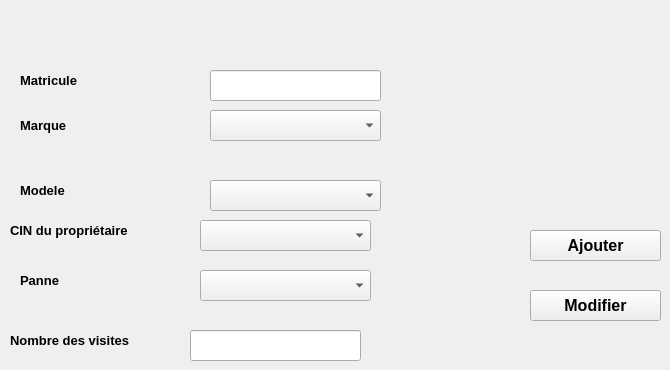
                <widget class="QWidget" name="tab_9">
                 <property name="styleSheet">
                  <string notr="true"/>
                 </property>
                 <attribute name="title">
                  <string>DONNEES</string>
                 </attribute>
                 <widget class="QLineEdit" name="matric">
                  <property name="geometry">
                   <rect>
                    <x>210</x>
                    <y>70</y>
                    <width>171</width>
                    <height>31</height>
                   </rect>
                  </property>
                  <property name="styleSheet">
                   <string notr="true"/>
                  </property>
                  <property name="text">
                   <string/>
                  </property>
                 </widget>
                 <widget class="QLabel" name="label_38">
                  <property name="geometry">
                   <rect>
                    <x>20</x>
                    <y>70</y>
                    <width>91</width>
                    <height>21</height>
                   </rect>
                  </property>
                  <property name="font">
                   <font>
                    <pointsize>10</pointsize>
                    <weight>75</weight>
                    <bold>true</bold>
                   </font>
                  </property>
                  <property name="styleSheet">
                   <string notr="true"/>
                  </property>
                  <property name="text">
                   <string>Matricule</string>
                  </property>
                 </widget>
                 <widget class="QComboBox" name="gadour">
                  <property name="geometry">
                   <rect>
                    <x>210</x>
                    <y>110</y>
                    <width>171</width>
                    <height>31</height>
                   </rect>
                  </property>
                  <property name="styleSheet">
                   <string notr="true"/>
                  </property>
                 </widget>
                 <widget class="QLabel" name="label_39">
                  <property name="geometry">
                   <rect>
                    <x>20</x>
                    <y>110</y>
                    <width>71</width>
                    <height>31</height>
                   </rect>
                  </property>
                  <property name="font">
                   <font>
                    <pointsize>10</pointsize>
                    <weight>75</weight>
                    <bold>true</bold>
                   </font>
                  </property>
                  <property name="text">
                   <string>Marque</string>
                  </property>
                 </widget>
                 <widget class="QComboBox" name="iyadh">
                  <property name="geometry">
                   <rect>
                    <x>210</x>
                    <y>180</y>
                    <width>171</width>
                    <height>31</height>
                   </rect>
                  </property>
                 </widget>
                 <widget class="QLabel" name="label_40">
                  <property name="geometry">
                   <rect>
                    <x>20</x>
                    <y>180</y>
                    <width>111</width>
                    <height>20</height>
                   </rect>
                  </property>
                  <property name="font">
                   <font>
                    <pointsize>10</pointsize>
                    <weight>75</weight>
                    <bold>true</bold>
                   </font>
                  </property>
                  <property name="styleSheet">
                   <string notr="true"/>
                  </property>
                  <property name="text">
                   <string>Modele</string>
                  </property>
                 </widget>
                 <widget class="QComboBox" name="combo">
                  <property name="geometry">
                   <rect>
                    <x>200</x>
                    <y>220</y>
                    <width>171</width>
                    <height>31</height>
                   </rect>
                  </property>
                 </widget>
                 <widget class="QLabel" name="label_41">
                  <property name="geometry">
                   <rect>
                    <x>10</x>
                    <y>220</y>
                    <width>181</width>
                    <height>20</height>
                   </rect>
                  </property>
                  <property name="font">
                   <font>
                    <pointsize>10</pointsize>
                    <weight>75</weight>
                    <bold>true</bold>
                   </font>
                  </property>
                  <property name="styleSheet">
                   <string notr="true"/>
                  </property>
                  <property name="text">
                   <string>CIN du propriétaire</string>
                  </property>
                 </widget>
                 <widget class="QLabel" name="label_42">
                  <property name="geometry">
                   <rect>
                    <x>20</x>
                    <y>270</y>
                    <width>181</width>
                    <height>20</height>
                   </rect>
                  </property>
                  <property name="font">
                   <font>
                    <pointsize>10</pointsize>
                    <weight>75</weight>
                    <bold>true</bold>
                   </font>
                  </property>
                  <property name="styleSheet">
                   <string notr="true"/>
                  </property>
                  <property name="text">
                   <string>Panne</string>
                  </property>
                 </widget>
                 <widget class="QLineEdit" name="nbv">
                  <property name="geometry">
                   <rect>
                    <x>190</x>
                    <y>330</y>
                    <width>171</width>
                    <height>31</height>
                   </rect>
                  </property>
                 </widget>
                 <widget class="QLabel" name="label_43">
                  <property name="geometry">
                   <rect>
                    <x>10</x>
                    <y>330</y>
                    <width>181</width>
                    <height>20</height>
                   </rect>
                  </property>
                  <property name="font">
                   <font>
                    <pointsize>10</pointsize>
                    <weight>75</weight>
                    <bold>true</bold>
                   </font>
                  </property>
                  <property name="styleSheet">
                   <string notr="true"/>
                  </property>
                  <property name="text">
                   <string>Nombre des visites</string>
                  </property>
                 </widget>
                 <widget class="QPushButton" name="pb_modifer">
                  <property name="geometry">
                   <rect>
                    <x>530</x>
                    <y>290</y>
                    <width>131</width>
                    <height>31</height>
                   </rect>
                  </property>
                  <property name="font">
                   <font>
                    <pointsize>12</pointsize>
                    <weight>75</weight>
                    <bold>true</bold>
                   </font>
                  </property>
                  <property name="cursor">
                   <cursorShape>OpenHandCursor</cursorShape>
                  </property>
                  <property name="styleSheet">
                   <string notr="true"/>
                  </property>
                  <property name="text">
                   <string>Modifier</string>
                  </property>
                 </widget>
                 <widget class="QPushButton" name="pb_ajouter_2">
                  <property name="geometry">
                   <rect>
                    <x>530</x>
                    <y>230</y>
                    <width>131</width>
                    <height>31</height>
                   </rect>
                  </property>
                  <property name="font">
                   <font>
                    <pointsize>12</pointsize>
                    <weight>75</weight>
                    <bold>true</bold>
                   </font>
                  </property>
                  <property name="cursor">
                   <cursorShape>OpenHandCursor</cursorShape>
                  </property>
                  <property name="styleSheet">
                   <string notr="true"/>
                  </property>
                  <property name="text">
                   <string>Ajouter</string>
                  </property>
                 </widget>
                 <widget class="QComboBox" name="panne">
                  <property name="geometry">
                   <rect>
                    <x>200</x>
                    <y>270</y>
                    <width>171</width>
                    <height>31</height>
                   </rect>
                  </property>
                 </widget>
                </widget>
